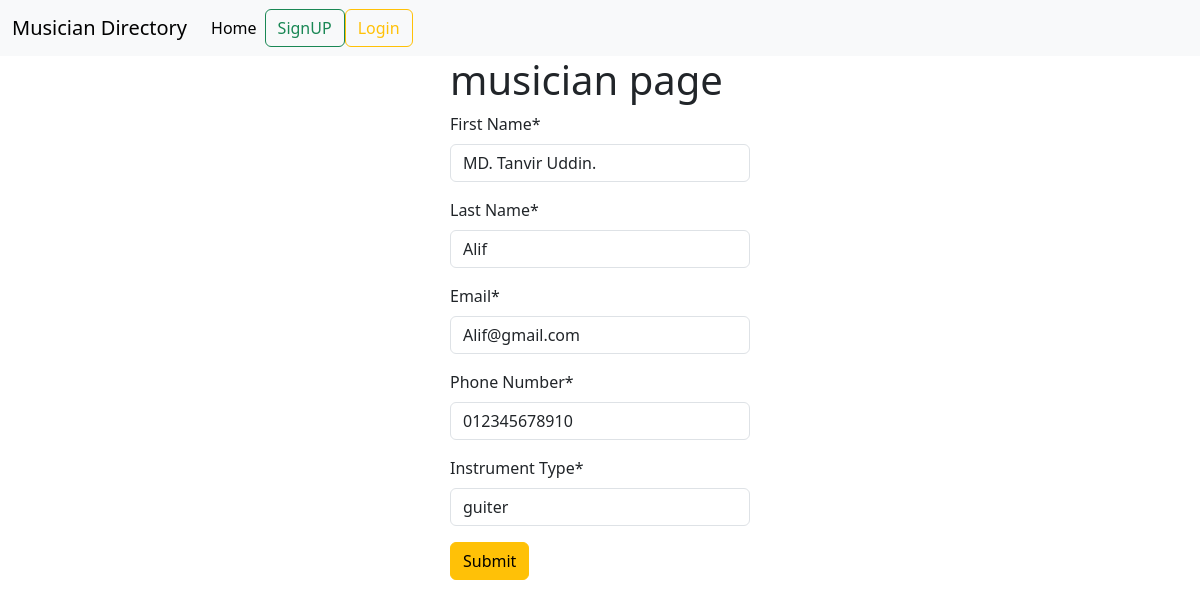
The page /musician/edit/1 on the database its author committed.
### musician/models.py (models this page shows, shortened)
class Musician(models.Model):
    First_Name = models.CharField(max_length=30)
    Last_Name = models.CharField(max_length=30)
    Email = models.EmailField()
    phone_Number = models.CharField(max_length=12)
    Instrument_Type = models.CharField(max_length=30)

### musician/views.py (the view)
# urls.py: path('edit/<int:id>',views.EditMusicanView.as_view(),name="edit_musician"),
class EditMusicanView(UpdateView):
    model = Musician
    form_class = AddMusician
    template_name = 'musician.html'
    success_url = reverse_lazy('home_page')
    pk_url_kwarg = 'id'

### musician/forms.py
class AddMusician(forms.ModelForm):
    class Meta:
        model = Musician
        fields = '__all__'

### musician/templates/musician.html (shortened to what this page needs)
{% extends 'base.html' %}
{%  load crispy_forms_tags %}
{% block content %}
<form style="width: 25%; margin: auto;" method="post">
    <h1>musician page</h1>
    {{form | crispy}}
    <button class="btn btn-warning">Submit</button>
</form>
{% endblock %}

### rows shown on the page
Musician: First_Name "MD. Tanvir Uddin.", Last_Name "Alif", Email "Alif@gmail.com", phone_Number "012345678910", Instrument_Type "guiter"
